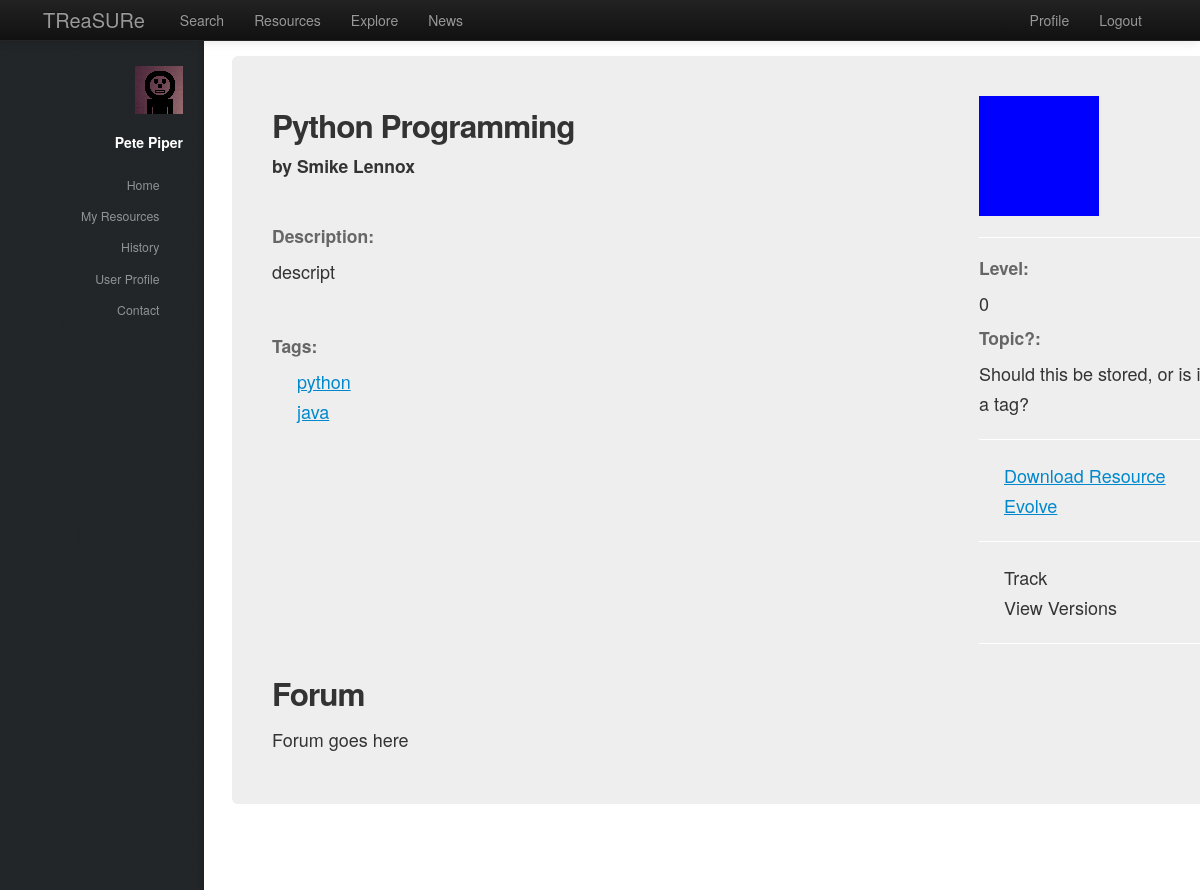
The app's page /treasure/resource/4/ (signed in), older data.
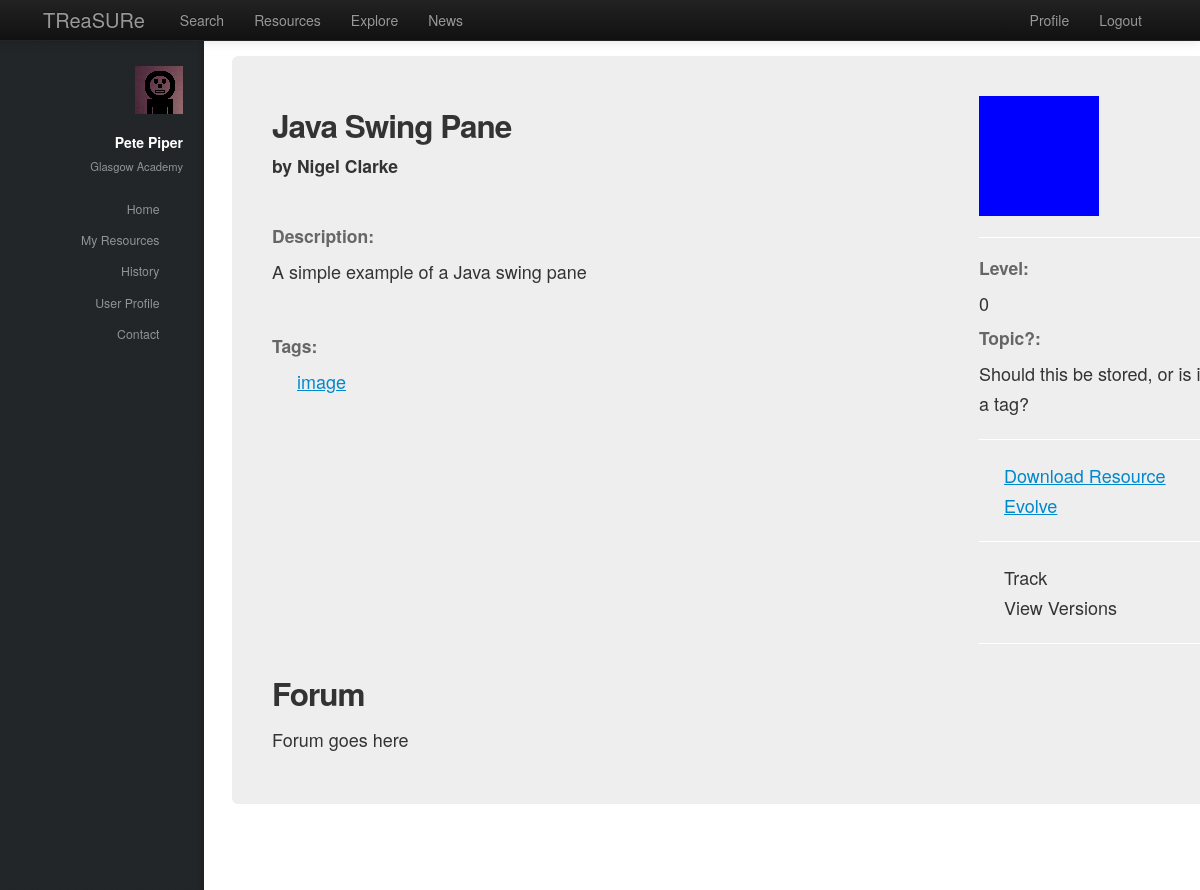
The same page, newer data.
### treasure/models.py (models this page shows, shortened)
class Resource(models.Model):
    name = models.CharField(max_length=128)
    tree = models.TextField(null=True)#todo {properly implement tree generation}
    author = models.ForeignKey(Teacher)
    tags = models.ManyToManyField(Tag, null=True)
    level = models.IntegerField()
    description = models.TextField()

class Tag(models.Model):
    name = models.CharField(max_length=128)

class School(models.Model):
    name = models.CharField(max_length=128)
    town = models.CharField(max_length=128)
    address = models.TextField()
    latitude = models.FloatField()
    longitude = models.FloatField()
    def __unicode__(self):
        return self.name

### treasure/views.py (the view)
# urls.py: url(r'^resource/(?P<resource_id>\w+)/$', views.resource_view, name='resource_view'),
def resource_view(request, resource_id):
    context = RequestContext(request)
    context_dict = sidebar(request)
    try:
        this_resource = Resource.objects.get(id=resource_id)
        context_dict['resource_name'] = this_resource.name
        context_dict['description'] = this_resource.description
        context_dict['level'] = this_resource.level
        context_dict['author'] = this_resource.author.firstname + " " + this_resource.author.surname
        if len(this_resource.tags.all()) >= 1:
            context_dict['tags'] = get_list(this_resource.tags.all())
        try:
            web_resource = WebResource.objects.get(resource = this_resource)
            context_dict['web_resource'] = web_resource.url
        except WebResource.DoesNotExist:
            pass
        try:
            files_resource = FilesResource.objects.get(resource = this_resource)
            context_dict['files_resource'] = files_resource.path
        except FilesResource.DoesNotExist:
            pass
        context_dict['resource'] = this_resource
    except Resource.DoesNotExist:
        pass
    return render_to_response('treasure/resource.html', context_dict, context)

### treasure/views.py (called while the page is built)
def sidebar(request):
    context_dict = {}
    try:
        userid = request.user.id
        teacher = Teacher.objects.get(user = userid)
        context_dict['user_firstname'] = teacher.firstname
        context_dict['user_surname'] = teacher.surname
        if len(teacher.schools.all()) >= 1:
            context_dict['user_school'] = teacher.schools.all()[0]
    except Teacher.DoesNotExist:
        context_dict['user_firstname'] = ""
        context_dict['user_surname'] = ""
        context_dict['school'] = ""
    return context_dict

def get_list(relation):
    objects = [relation[0]]
    i = 1
    while i < len(relation):
        objects += [relation[i]]
        i += 1
    return objects

### templates/treasure/resource.html (shortened to what this page needs)
{% extends 'treasure/base.html' %}
{% load static %}
{% block body_block %}
<div class="hero-unit">
    {% if resource %}
        <div class="row-fluid">
            <div class="span8">
                <h2>{{ resource_name}}</h2>
                <h4>by {{ author }}</h4><br>
                <h4><strong>Description:</strong></h4>
                <p>{{ description }}</p><br>
                <h4><strong>Tags:</strong></h4>
                {% if tags %}
                    <ul>
                    {% for tag in tags %}
                        <li><a href="/../treasure/explore/{{ tag.id }}">{{ tag.name }}</a></li>
                    {% endfor %}
                    </ul>
                {% else %}
                    <p>There are no tags.</p>
                {% endif %}
            </div>
            <div class="span3">
                <div style="height:120px;width:120px;background-color:blue"></div>
                <hr>
                <h4><strong>Level:</strong></h4>
                <p>{{ level }}</p>
                <h4><strong>Topic?:</strong></h4>
                <p>Should this be stored, or is it a tag?</p>
                <hr>
                <ul>
                {% if files_resource %}
                    <li><a href="{{ files_resource.url }}" download>Download Resource</a></li>
                {% endif %}
                    <li><a href="Evolve.html">Evolve</a></li>
                </ul>
                <hr>
                <ul>
                    <li>Track</li>
                    <li>View Versions</li>
                </ul>
                <hr>
           </div>
        </div>
        <div>
            <h2>Forum</h2>
            <p>Forum goes here</p>
        </div>
    {% else %}
        <h2>No Resource At This URL.</h2>
    {% endif %}
</div>
{% endblock %}

### templates/treasure/base.html (shortened to what this page needs)
<!DOCTYPE html>
{% load static %}
<html>
    <head>
        <link href="{% static 'css/bootstrap-fluid-adj.css' %}" rel="stylesheet">
        <link href="{% static 'sidebar/css/main.css' %}" rel="stylesheet">
        <link href="{% static 'css/bootstrap.min.css' %}" rel="stylesheet" media="screen">
        <link rel="stylesheet" href="http://getbootstrap.com/examples/sticky-footer-navbar/sticky-footer-navbar.css">
        <link href="{% static 'css/bootstrap-responsive.css' %}" rel="stylesheet">
        <link href="{% static 'css/treasure.css' %}" rel="stylesheet">
    </head>
    <body>
        <div class="navbar navbar-inverse navbar-fixed-top">
           <div class="navbar-inner">
               <div class="container">
                   <a class="brand" href="/treasure/">TReaSURe</a>
                   <div class="nav-collapse collapse">
                       <ul class="nav pull-right">
                            {% if user.is_authenticated %}
                                <li><a href="/treasure/profile">Profile</a></li>
                            	<li><a href="/treasure/logout">Logout</a></li>
                            {% else %}
                            	<li><a href="/treasure/login">Login</a></li>
                            	<li><a href="/treasure/register">Register</a></li>
                            {% endif %}
                       </ul>
                       <ul class="nav">
                       {% if user.is_authenticated %}
                           <li><a href="/treasure/search">Search</a></li>
                           <li><a href="/treasure/resources">Resources</a></li>
			   <li><a href="/treasure/explore">Explore</a></li>
                       {% endif %}
                           <li><a href="/treasure/about">News</a></li>
                       </ul>
                   </div>
               </div>
           </div>
        </div>
        <div>
				<div id="header">
					<div class="top">
                       {% if user.is_authenticated %}
							<div id="logo">
								<span class="image avatar48"><img src="{% static 'images/avatar.jpg' %}" alt="user avatar" /></span>
								<h1 id="title">{{ user_firstname }} {{ user_surname }}</h1>
								<p>{{ user_school }}</p>
							</div>
	                   {% endif %}
                        <nav id="nav">
							<ul>
								{% if user.is_authenticated %}
									<li><a href="/treasure/" id="home-link" class="skel-layers-ignoreHref"><span>Home</span></a></li>
									<li><a href="/treasure/resources" class="skel-layers-ignoreHref"><span>My Resources</span></a></li>
									<li><a href="/treasure/about" class="skel-layers-ignoreHref"><span>History</span></a></li>
									<li><a href="/treasure/profile" class="skel-layers-ignoreHref"><span>User Profile</span></a></li>
									<li><a href="#contact" class="skel-layers-ignoreHref"><span>Contact</span></a></li>
								{% else %}
									<li><a href="/treasure/login"><span>Login</span></a></li>
									<li><a href="/treasure/register" class="skel-layers-ignoreHref"><span>Register</span></a></li>
								{% endif %}
							</ul>
						</nav>
					</div>
				</div>
			<div id="main">
				<section id="MainPage">
                    <div class="container">
                        {% block body_block%}{% endblock%}
                    </div>
                </section>
            </div>
        </div>
    </body>
</html>

Row changes from the older to the newer data that the page shows:
no longer on this page (row edited): Tag: name "java"
added School: name "Glasgow Academy"
changed Resource: name "Python Programming" → "Java Swing Pane"; description "descript" → "A simple example of a Java swing pane"
changed Tag: name "python" → "image"
Text that changed along with them:
{{ author }}: "Smike Lennox" → "Nigel Clarke"
